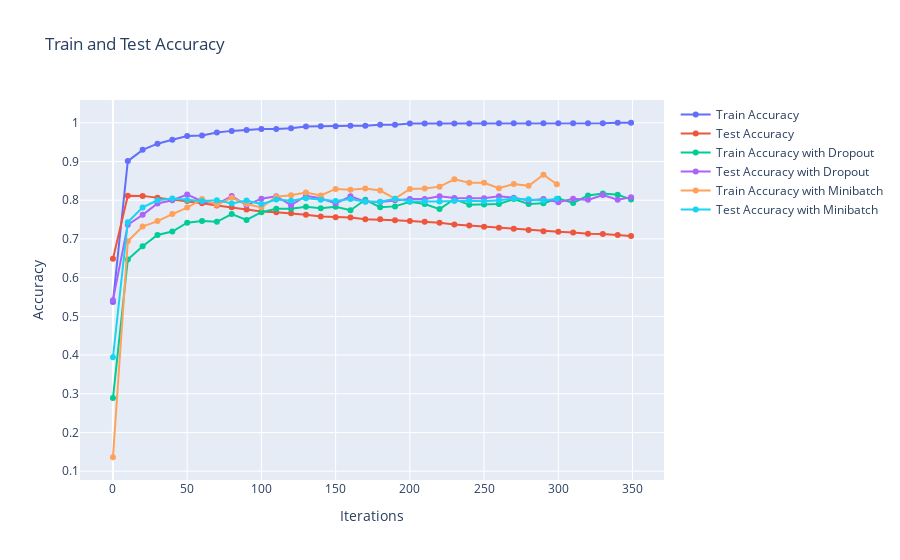

Notebook code for this chart:
### Markdown cell above
## Пактный градиентный спуск (mini-batch gradient descent)
- это метод оптимизации, который используется для обучения нейронных сетей. Он является модификацией стохастического градиентного спуска (SGD), в котором вместо одного примера используется небольшой набор примеров. Это позволяет уменьшить дисперсию градиента и ускорить обучение.

### Code cell
batch_size = 100
alpha, iterations = (0.001, 300)
pixels_per_image, num_labels, hidden_size = (784, 10, 100)

weights_0_1 = 0.2*np.random.random((pixels_per_image, hidden_size)) - 0.1
weights_1_2 = 0.2*np.random.random((hidden_size, num_labels)) - 0.1

train_acc_list_minibatch = {}
test_acc_list_minibatch = {}

for j in range(iterations):
    error, correct_cnt = (0.0, 0)
    for i in range(int(len(train_images) / batch_size)):
        batch_start, batch_end = ((i * batch_size), ((i+1)*batch_size))
        layer_0 = train_images[batch_start:batch_end]
        layer_1 = relu(np.dot(layer_0, weights_0_1))
        dropout_mask = np.random.randint(2, size=layer_1.shape)
        layer_1 *= dropout_mask * 2
        layer_2 = np.dot(layer_1, weights_1_2)

        error += np.sum((labels[batch_start:batch_end] - layer_2) ** 2)
        for k in range(batch_size):
            correct_cnt += int(np.argmax(layer_2[k:k+1]) == np.argmax(labels[batch_start+k:batch_start+k+1]))

            layer_2_delta = (labels[batch_start:batch_end] - layer_2) / batch_size
            layer_1_delta = layer_2_delta.dot(weights_1_2.T)*relu2deriv(layer_1)
            layer_1_delta *= dropout_mask

            weights_1_2 += alpha * layer_1.T.dot(layer_2_delta)
            weights_0_1 += alpha * layer_0.T.dot(layer_1_delta)
    if (j%10 ==0 or j == iterations-1):
        test_error = 0.0
        test_correct_cnt = 0

        for i in range(len(test_images)):
            layer_0 = test_images[i:i+1]
            layer_1 = relu(np.dot(layer_0, weights_0_1))
            layer_2 = np.dot(layer_1, weights_1_2)

            test_error += np.sum((test_labels[i:i+1] - layer_2) ** 2)
            test_correct_cnt += int(np.argmax(layer_2) == np.argmax(test_labels[i:i+1]))
        sys.stdout.write(" I:" + str(j) + \
                         " Test-Err:" + str(test_error/float(len(test_images)))[0:5] + \
                         " Test-Acc:" + str(test_correct_cnt/float(len(test_images))) + \
                         " Train-Err:" + str(error/float(len(train_images)))[0:5] + \
                         " Train-Acc:" + str(correct_cnt/float(len(train_images))) + "\n")
        train_acc_list_minibatch[j] = correct_cnt/float(len(train_images))
        test_acc_list_minibatch[j] = test_correct_cnt/float(len(test_images))


fig = go.Figure()
fig.add_trace(go.Scatter(x=list(train_acc_list.keys()), y=list(train_acc_list.values()), mode='lines+markers', name='Train Accuracy'))
fig.add_trace(go.Scatter(x=list(test_acc_list.keys()), y=list(test_acc_list.values()), mode='lines+markers', name='Test Accuracy'))
fig.add_trace(go.Scatter(x=list(train_acc_list_dropout.keys()), y=list(train_acc_list_dropout.values()), mode='lines+markers', name='Train Accuracy with Dropout'))
fig.add_trace(go.Scatter(x=list(test_acc_list_dropout.keys()), y=list(test_acc_list_dropout.values()), mode='lines+markers', name='Test Accuracy with Dropout'))
fig.add_trace(go.Scatter(x=list(train_acc_list_minibatch.keys()), y=list(train_acc_list_minibatch.values()), mode='lines+markers', name='Train Accuracy with Minibatch'))
fig.add_trace(go.Scatter(x=list(test_acc_list_minibatch.keys()), y=list(test_acc_list_minibatch.values()), mode='lines+markers', name='Test Accuracy with Minibatch'))
fig.update_layout(title='Train and Test Accuracy', xaxis_title='Iterations', yaxis_title='Accuracy')
fig.show()

### Figure 1 — Plotly figure (JSON) as saved in the notebook; plotly's stock layout.template omitted (floating-point values rounded to 4 significant figures)
{"data": [{"mode": "lines+markers", "name": "Train Accuracy", "type": "scatter", "x": [0, 10, 20, 30, 40, 50, 60, 70, 80, 90, 100, 110, 120, 130, 140, 150, 160, 170, 180, 190, 200, 210, 220, 230, 240, 250, 260, 270, 280, 290, 300, 310, 320, 330, 340, 349], "y": [0.537, 0.901, 0.93, 0.946, 0.956, 0.966, 0.967, 0.975, 0.979, 0.981, 0.984, 0.984, 0.986, 0.99, 0.991, 0.991, 0.992, 0.992, 0.995, 0.995, 0.998, 0.998, 0.998, 0.998, 0.998, 0.999, 0.999, 0.999, 0.999, 0.999, 0.999, 0.999, 0.999, 0.999, 1, 1]}, {"mode": "lines+markers", "name": "Test Accuracy", "type": "scatter", "x": [0, 10, 20, 30, 40, 50, 60, 70, 80, 90, 100, 110, 120, 130, 140, 150, 160, 170, 180, 190, 200, 210, 220, 230, 240, 250, 260, 270, 280, 290, 300, 310, 320, 330, 340, 349], "y": [0.6488, 0.8114, 0.8111, 0.8066, 0.8019, 0.7982, 0.7921, 0.7864, 0.7817, 0.7758, 0.7706, 0.7686, 0.766, 0.7622, 0.758, 0.7558, 0.7553, 0.751, 0.7505, 0.7482, 0.7464, 0.7446, 0.7416, 0.7372, 0.7344, 0.7316, 0.729, 0.7259, 0.723, 0.7196, 0.7183, 0.7165, 0.7133, 0.7125, 0.71, 0.7073]}, {"mode": "lines+markers", "name": "Train Accuracy with Dropout", "type": "scatter", "x": [0, 10, 20, 30, 40, 50, 60, 70, 80, 90, 100, 110, 120, 130, 140, 150, 160, 170, 180, 190, 200, 210, 220, 230, 240, 250, 260, 270, 280, 290, 300, 310, 320, 330, 340, 349], "y": [0.289, 0.647, 0.681, 0.71, 0.719, 0.742, 0.746, 0.744, 0.764, 0.749, 0.769, 0.778, 0.778, 0.783, 0.779, 0.783, 0.774, 0.801, 0.782, 0.784, 0.796, 0.79, 0.777, 0.803, 0.788, 0.789, 0.79, 0.803, 0.79, 0.792, 0.804, 0.793, 0.812, 0.817, 0.814, 0.802]}, {"mode": "lines+markers", "name": "Test Accuracy with Dropout", "type": "scatter", "x": [0, 10, 20, 30, 40, 50, 60, 70, 80, 90, 100, 110, 120, 130, 140, 150, 160, 170, 180, 190, 200, 210, 220, 230, 240, 250, 260, 270, 280, 290, 300, 310, 320, 330, 340, 349], "y": [0.5418, 0.7365, 0.7621, 0.7915, 0.7998, 0.8145, 0.7974, 0.7901, 0.8105, 0.7871, 0.8039, 0.8099, 0.7871, 0.811, 0.8049, 0.7918, 0.81, 0.7963, 0.7955, 0.7997, 0.803, 0.8031, 0.8102, 0.8058, 0.8055, 0.8053, 0.8102, 0.8062, 0.7991, 0.8028, 0.7949, 0.8036, 0.8008, 0.8134, 0.8012, 0.8078]}, {"mode": "lines+markers", "name": "Train Accuracy with Minibatch", "type": "scatter", "x": [0, 10, 20, 30, 40, 50, 60, 70, 80, 90, 100, 110, 120, 130, 140, 150, 160, 170, 180, 190, 200, 210, 220, 230, 240, 250, 260, 270, 280, 290, 299], "y": [0.136, 0.694, 0.732, 0.746, 0.764, 0.781, 0.803, 0.788, 0.806, 0.79, 0.781, 0.809, 0.813, 0.82, 0.812, 0.829, 0.827, 0.83, 0.825, 0.804, 0.829, 0.83, 0.835, 0.854, 0.845, 0.845, 0.831, 0.842, 0.837, 0.866, 0.841]}, {"mode": "lines+markers", "name": "Test Accuracy with Minibatch", "type": "scatter", "x": [0, 10, 20, 30, 40, 50, 60, 70, 80, 90, 100, 110, 120, 130, 140, 150, 160, 170, 180, 190, 200, 210, 220, 230, 240, 250, 260, 270, 280, 290, 299], "y": [0.3943, 0.7431, 0.7814, 0.7998, 0.8041, 0.8005, 0.7981, 0.8001, 0.7912, 0.7989, 0.7899, 0.8018, 0.7986, 0.8048, 0.801, 0.7982, 0.803, 0.7962, 0.796, 0.8034, 0.7972, 0.7965, 0.7968, 0.7979, 0.7986, 0.7971, 0.7997, 0.8044, 0.8027, 0.7994, 0.8034]}], "layout": {"title": {"text": "Train and Test Accuracy"}, "xaxis": {"title": {"text": "Iterations"}}, "yaxis": {"title": {"text": "Accuracy"}}}}
